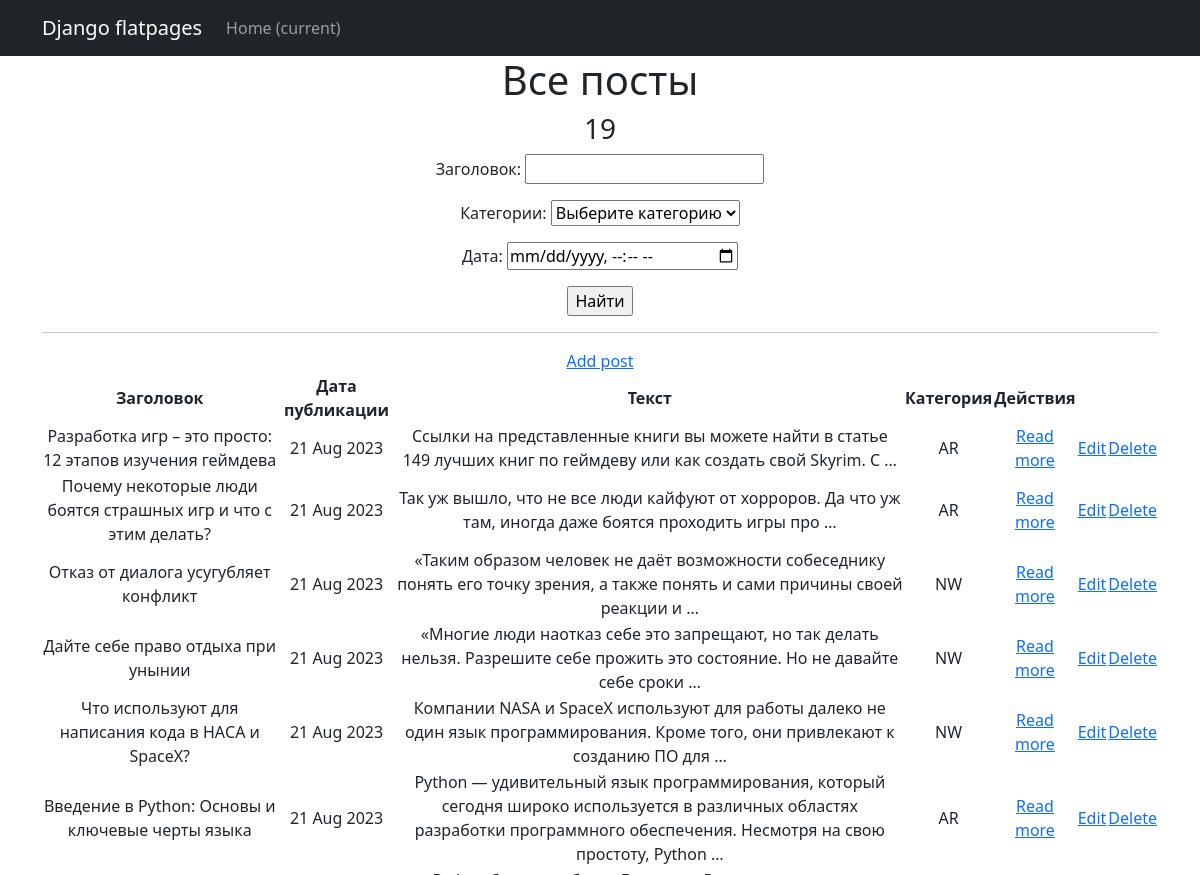
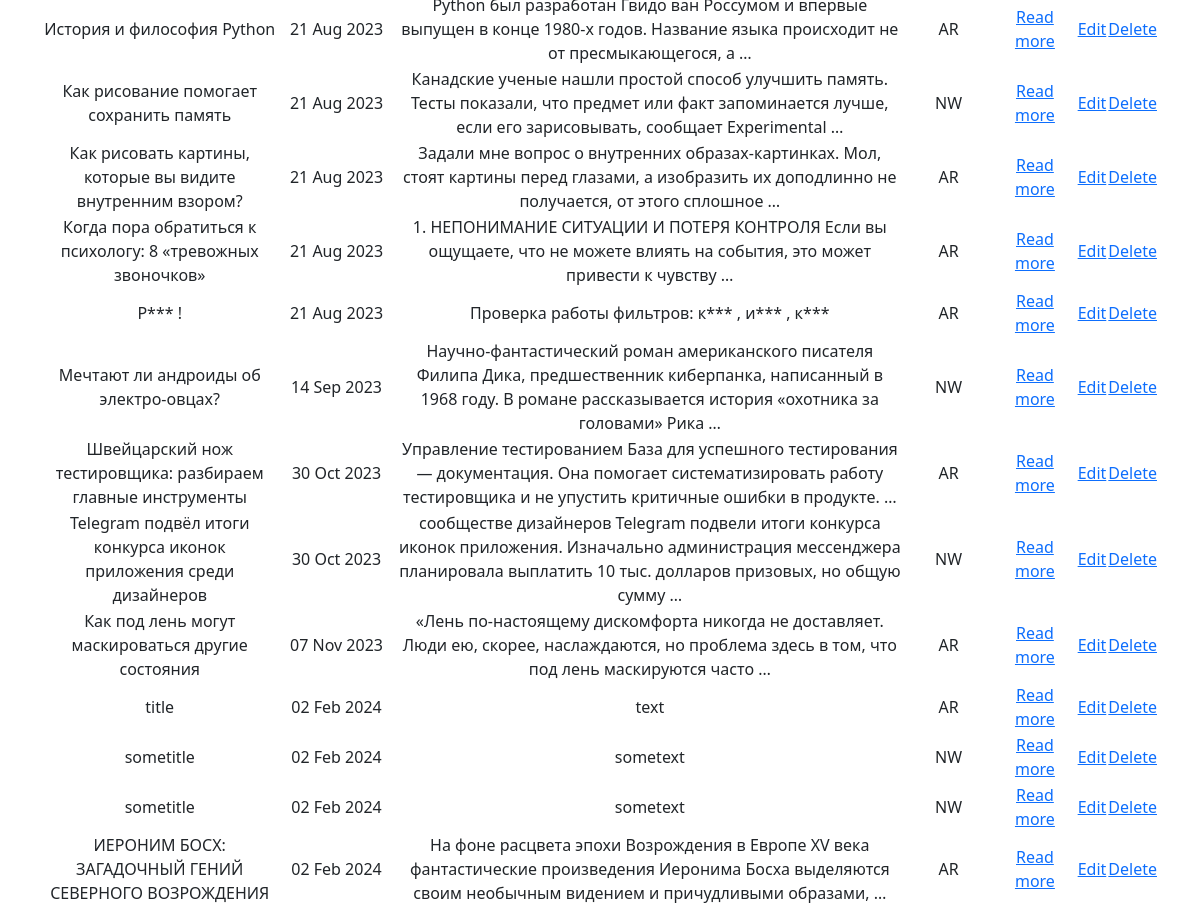
/news/search (signed in), run on the app's committed database (2 pictures, top to bottom).
### newapp/models.py (models this page shows, shortened)
class Post(models.Model):
    author = models.ForeignKey(Author, on_delete=models.CASCADE, null=True)
    NEWS = 'NW'
    ARTICLE = 'AR'
    CATEGORY_CHOICES = (
        (NEWS, 'Новость'),
        (ARTICLE, 'Статья'),
    )
    categoryType = models.CharField(max_length=2, choices=CATEGORY_CHOICES, default=ARTICLE)
    dateCreation = models.DateTimeField(auto_now_add=True)
    create_post = models.DateTimeField(auto_now_add=True)
    postCategory = models.ManyToManyField(Category, through='PostCategory')
    title = models.CharField(max_length=128)
    text = models.TextField()
    rating = models.SmallIntegerField(default=0)

### newapp/views.py (the view)
# urls.py: path('search', PostSearch.as_view(), name='post_list'),
class PostSearch(ListView):
    model = Post
    template_name = 'post_list'
    context_object_name = 'Posts'
    filterset_class = PostFilter
    def get_queryset(self):
        queryset = super().get_queryset()
        self.filterset = PostFilter(self.request.GET, queryset)
        return self.filterset.qs
    def get_context_data(self, **kwargs):
        context = super().get_context_data(**kwargs)
        context['filterset'] = self.filterset
        return context

### newapp/models.py (called while the page is built)
    def __str__(self):
        return f'{self.name}'

### newapp/templatetags/custom_filters.py (called while the page is built)
@register.filter()
def censor(sentence):
    text = sentence.split()
    for i, word in enumerate(text):
        print(word)
        if word in bad_words:
            text[i] = word[0] + '***'
    return ' '.join(text)

### templates/newapp/post_list.html (shortened to what this page needs)
{% extends 'flatpages/default.html' %}
{% load custom_filters %}
{% load custom_tags %}
{% block content %}
   <h1>Все посты</h1>
   <h3>{{ Posts|length }}</h3>
   <form action="" method="get">
        {{ filterset.form.as_p }}
        <input type="submit" value="Найти" />
    </form>
    <hr>
    {% if perms.newapp.add_post %}
    <a href="{% url 'post_create' %}">Add post</a>
    {% endif %}
    {% if Posts %}
        <table>
            <tr>
                <td> <b>Заголовок</b> </td>
                <td> <b>Дата публикации</b> </td>
                <td> <b>Текст</b> </td>
                <td> <b>Категория</b> </td>
                {% if perms.newapp.change_post or perms.newapp.delete_post %}
                <td> <b>Действия</b> </td>
                {% endif %}
            </tr>
            {% for post in Posts %}
            <tr>
                <td>{{ post.title|censor }}</td>
                <td>{{ post.dateCreation|date:'d M Y' }}</td>
                <td>{{ post.text|censor|truncatewords:20 }}</td>
                <td>{{ post.categoryType }}</td>
                <td><a href="{% url 'post_detail' post.id %}">Read more</a></td>
                {% if post.categoryType == 'NW' %}
                    <td><a href="{% url 'post_edit' post.id %}">Edit</a></td>
                    <td><a href="{% url 'post_delete' post.id %}">Delete</a></td>
                {% else %}
                    <td><a href="{% url 'article_edit' post.id %}">Edit</a></td>
                    <td><a href="{% url 'article_delete' post.id %}">Delete</a></td>
                {% endif %}
            </tr>
            {% endfor %}
        </table>
    {% else %}
        <h2>Постов нет!</h2>
    {% endif %}
{% endblock content %}

### data on the page
Post: title|censor "Разработка игр – это просто: 12 этапов изучения геймдева", dateCreation "21 Aug 2023", text|censor "Ссылки на представленные книги вы можете найти в статье 149 лучших книг по геймдеву или как создать свой Skyrim. С …", categoryType "AR", shows "Edit"
Post: title|censor "Почему некоторые люди боятся страшных игр и что с этим делать?", dateCreation "21 Aug 2023", text|censor "Так уж вышло, что не все люди кайфуют от хорроров. Да что уж там, иногда даже боятся проходить игры про …", categoryType "AR", shows "Edit"
Post: title|censor "Отказ от диалога усугубляет конфликт", dateCreation "21 Aug 2023", text|censor "«Таким образом человек не даёт возможности собеседнику понять его точку зрения, а также понять и сами причины своей реакции и …", categoryType "NW", shows "Edit"
Post: title|censor "Дайте себе право отдыха при унынии", dateCreation "21 Aug 2023", text|censor "«Многие люди наотказ себе это запрещают, но так делать нельзя. Разрешите себе прожить это состояние. Но не давайте себе сроки …", categoryType "NW", shows "Edit"
Post: title|censor "Что используют для написания кода в НАСА и SpaceX?", dateCreation "21 Aug 2023", text|censor "Компании NASA и SpaceX используют для работы далеко не один язык программирования. Кроме того, они привлекают к созданию ПО для …", categoryType "NW", shows "Edit"
Post: title|censor "Введение в Python: Основы и ключевые черты языка", dateCreation "21 Aug 2023", text|censor "Python — удивительный язык программирования, который сегодня широко используется в различных областях разработки программного обеспечения. Несмотря на свою простоту, Python …", categoryType "AR", shows "Edit"
Post: title|censor "История и философия Python", dateCreation "21 Aug 2023", text|censor "Python был разработан Гвидо ван Россумом и впервые выпущен в конце 1980-х годов. Название языка происходит не от пресмыкающегося, а …", categoryType "AR", shows "Edit"
Post: title|censor "Как рисование помогает сохранить память", dateCreation "21 Aug 2023", text|censor "Канадские ученые нашли простой способ улучшить память. Тесты показали, что предмет или факт запоминается лучше, если его зарисовывать, сообщает Experimental …", categoryType "NW", shows "Edit"
Post: title|censor "Как рисовать картины, которые вы видите внутренним взором?", dateCreation "21 Aug 2023", text|censor "Задали мне вопрос о внутренних образах-картинках. Мол, стоят картины перед глазами, а изобразить их доподлинно не получается, от этого сплошное …", categoryType "AR", shows "Edit"
Post: title|censor "Когда пора обратиться к психологу: 8 «тревожных звоночков»", dateCreation "21 Aug 2023", text|censor "1. НЕПОНИМАНИЕ СИТУАЦИИ И ПОТЕРЯ КОНТРОЛЯ Если вы ощущаете, что не можете влиять на события, это может привести к чувству …", categoryType "AR", shows "Edit"
Post: title|censor "Р*** !", dateCreation "21 Aug 2023", text|censor "Проверка работы фильтров: к*** , и*** , к***", categoryType "AR", shows "Edit"
Post: title|censor "Мечтают ли андроиды об электро-овцах?", dateCreation "14 Sep 2023", text|censor "Научно-фантастический роман американского писателя Филипа Дика, предшественник киберпанка, написанный в 1968 году. В романе рассказывается история «охотника за головами» Рика …", categoryType "NW", shows "Edit"
Post: title|censor "Швейцарский нож тестировщика: разбираем главные инструменты", dateCreation "30 Oct 2023", text|censor "Управление тестированием База для успешного тестирования — документация. Она помогает систематизировать работу тестировщика и не упустить критичные ошибки в продукте. …", categoryType "AR", shows "Edit"
Post: title|censor "Telegram подвёл итоги конкурса иконок приложения среди дизайнеров", dateCreation "30 Oct 2023", text|censor "сообществе дизайнеров Telegram подвели итоги конкурса иконок приложения. Изначально администрация мессенджера планировала выплатить 10 тыс. долларов призовых, но общую сумму …", categoryType "NW", shows "Edit"
Post: title|censor "Как под лень могут маскироваться другие состояния", dateCreation "07 Nov 2023", text|censor "«Лень по-настоящему дискомфорта никогда не доставляет. Люди ею, скорее, наслаждаются, но проблема здесь в том, что под лень маскируются часто …", categoryType "AR", shows "Edit"
Post: title|censor "title", dateCreation "02 Feb 2024", text|censor "text", categoryType "AR", shows "Edit"
Post: title|censor "sometitle", dateCreation "02 Feb 2024", text|censor "sometext", categoryType "NW", shows "Edit"
Post: title|censor "sometitle", dateCreation "02 Feb 2024", text|censor "sometext", categoryType "NW", shows "Edit"
Post: title|censor "ИЕРОНИМ БОСХ: ЗАГАДОЧНЫЙ ГЕНИЙ СЕВЕРНОГО ВОЗРОЖДЕНИЯ", dateCreation "02 Feb 2024", text|censor "На фоне расцвета эпохи Возрождения в Европе XV века фантастические произведения Иеронима Босха выделяются своим необычным видением и причудливыми образами, …", categoryType "AR", shows "Edit"

### other printed values
{{ Posts|length }} "19"
